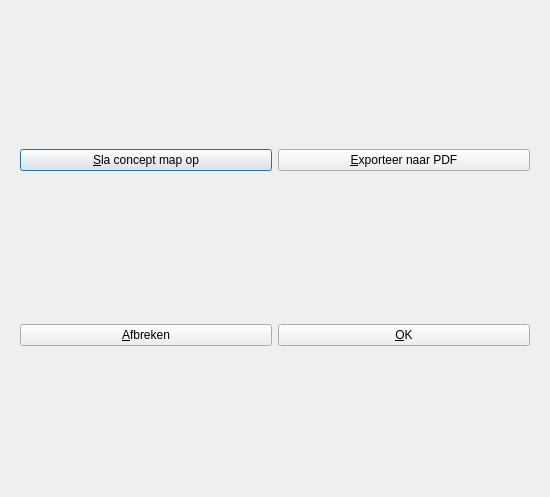
<?xml version="1.0" encoding="UTF-8"?>
<ui version="4.0">
 <class>QtConceptMapDialog</class>
 <widget class="QDialog" name="QtConceptMapDialog">
  <property name="geometry">
   <rect>
    <x>0</x>
    <y>0</y>
    <width>550</width>
    <height>497</height>
   </rect>
  </property>
  <property name="windowTitle">
   <string>Construeer een concept map-scherm</string>
  </property>
  <property name="windowIcon">
   <iconset resource="BrainWeaver.qrc">
    <normaloff>:/BrainWeaver/pics/Arrow14x14.png</normaloff>:/BrainWeaver/pics/Arrow14x14.png</iconset>
  </property>
  <layout class="QVBoxLayout" name="verticalLayout">
   <item>
    <widget class="QWidget" name="top_widget" native="true">
     <property name="sizePolicy">
      <sizepolicy hsizetype="Preferred" vsizetype="Maximum">
       <horstretch>0</horstretch>
       <verstretch>0</verstretch>
      </sizepolicy>
     </property>
     <layout class="QHBoxLayout" name="horizontalLayout_2">
      <item>
       <widget class="QPushButton" name="button_save">
        <property name="focusPolicy">
         <enum>Qt::TabFocus</enum>
        </property>
        <property name="text">
         <string>&amp;Sla concept map op</string>
        </property>
       </widget>
      </item>
      <item>
       <widget class="QPushButton" name="button_print">
        <property name="focusPolicy">
         <enum>Qt::TabFocus</enum>
        </property>
        <property name="text">
         <string>&amp;Exporteer naar PDF</string>
        </property>
       </widget>
      </item>
     </layout>
    </widget>
   </item>
   <item>
    <widget class="QWidget" name="bottom_widget" native="true">
     <property name="sizePolicy">
      <sizepolicy hsizetype="Preferred" vsizetype="Maximum">
       <horstretch>0</horstretch>
       <verstretch>0</verstretch>
      </sizepolicy>
     </property>
     <layout class="QHBoxLayout" name="horizontalLayout_3">
      <item>
       <widget class="QPushButton" name="button_cancel">
        <property name="text">
         <string>&amp;Afbreken</string>
        </property>
       </widget>
      </item>
      <item>
       <widget class="QPushButton" name="button_ok">
        <property name="text">
         <string>&amp;OK</string>
        </property>
       </widget>
      </item>
     </layout>
    </widget>
   </item>
  </layout>
 </widget>
 <resources>
  <include location="BrainWeaver.qrc"/>
 </resources>
 <connections/>
</ui>
